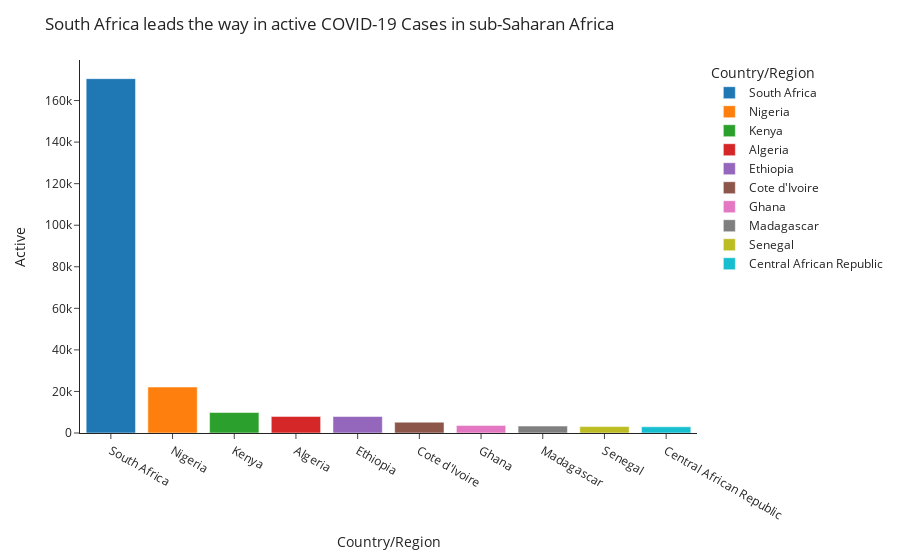

Source (notebook cell):
### Markdown cell above
The first case of COVID-19 in sub-Saharan Africa was identified in Nigeria on 27 February 2020 (L Nordling 2020). This occurred just weeks after the World Health Organization had declared the outbreak a "public health emergency of international concern". Within 3 months the virus had spread to the majority of African countries. The first few cases on the African continent were linked to travellers who had recently returned from Europe (L Nordling 2020). 

Scientists and health professionals on the African continent quickly became concerned about how countries in sub-Saharan Africa would respond to a pandemic of the nature of COVID-19. A number of reasons were cited as causes for concern: 

1. Poverty: a high number of the population of sub-Saharan Africa live in absolute poverty. Added to this is the fact that three-quarters of the population is inadequately housed and living in overcrowded conditions with unimproved water supplies and sanitation (COVID-19 in Sub-Saharan Africa 2021).
2. Weak Health Systems: another major concern was the issue of investment in healthcare around the region. Governments had not made enough investments in their health systems (COVID-19 in Sub-Saharan Africa 2021).
3. Burden of Underlying Disease: diseases such as TB and HIV are much higher across sub-Saharan Africa than in other parts of the world. These diseases weaken immunity and hence make people more susceptible to viruses such as COVID-19 among other things (COVID-19 in Sub-Saharan Africa 2021).

On 5 March, 2020 South Africa confirmed it's first suspected case of COVID-19 in the country (Wiysonge 2020). The case was quickly linked to a traveller who had returned from Italy with his wife. Within a week of the outbreak in the country, 17 cases had been confirmed. This emphasised the speed with which the virus spreads, not only in South Africa but globally as a whole (Wiysonge 2020). 

South Africa quickly overtook the rest of sub-Saharan Africa in terms of the number of active cases in the country. This is inspite of a "hard lockdown" being imposed in the country from midnight of 26 March 2020. The hard lockdown was imposed to let the country's health system prepare for the oncoming wave of COVID-19 cases and to save as many lives as possible. The second reason was especially important because the country has a relatively high population of people living with HIV/AIDS (L Nordling 2020).

### Code cell
top_ten_active_africa = africa.sort_values(by=["Active"], ascending=False)
fig = px.bar(top_ten_active_africa.head(10), x="Country/Region", y="Active", hover_name="Country/Region", color="Country/Region", template="simple_white")
fig.update_layout(
    height=400,
    title_text="South Africa leads the way in active COVID-19 Cases in sub-Saharan Africa")
fig.update_xaxes(showticklabels=True)
fig.show()

### Figure 1 — Plotly figure (JSON) as saved in the notebook; plotly's stock layout.template omitted (floating-point values rounded to 4 significant figures)
{"data": [{"alignmentgroup": "True", "hovertemplate": "<b>%{hovertext}</b><br><br>Country/Region=%{x}<br>Active=%{y}<extra></extra>", "hovertext": ["South Africa"], "legendgroup": "South Africa", "marker": {"color": "#1F77B4", "pattern": {"shape": ""}}, "name": "South Africa", "offsetgroup": "South Africa", "orientation": "v", "showlegend": true, "textposition": "auto", "type": "bar", "x": ["South Africa"], "xaxis": "x", "y": [170537], "yaxis": "y"}, {"alignmentgroup": "True", "hovertemplate": "<b>%{hovertext}</b><br><br>Country/Region=%{x}<br>Active=%{y}<extra></extra>", "hovertext": ["Nigeria"], "legendgroup": "Nigeria", "marker": {"color": "#FF7F0E", "pattern": {"shape": ""}}, "name": "Nigeria", "offsetgroup": "Nigeria", "orientation": "v", "showlegend": true, "textposition": "auto", "type": "bar", "x": ["Nigeria"], "xaxis": "x", "y": [22117], "yaxis": "y"}, {"alignmentgroup": "True", "hovertemplate": "<b>%{hovertext}</b><br><br>Country/Region=%{x}<br>Active=%{y}<extra></extra>", "hovertext": ["Kenya"], "legendgroup": "Kenya", "marker": {"color": "#2CA02C", "pattern": {"shape": ""}}, "name": "Kenya", "offsetgroup": "Kenya", "orientation": "v", "showlegend": true, "textposition": "auto", "type": "bar", "x": ["Kenya"], "xaxis": "x", "y": [9857], "yaxis": "y"}, {"alignmentgroup": "True", "hovertemplate": "<b>%{hovertext}</b><br><br>Country/Region=%{x}<br>Active=%{y}<extra></extra>", "hovertext": ["Algeria"], "legendgroup": "Algeria", "marker": {"color": "#D62728", "pattern": {"shape": ""}}, "name": "Algeria", "offsetgroup": "Algeria", "orientation": "v", "showlegend": true, "textposition": "auto", "type": "bar", "x": ["Algeria"], "xaxis": "x", "y": [7973], "yaxis": "y"}, {"alignmentgroup": "True", "hovertemplate": "<b>%{hovertext}</b><br><br>Country/Region=%{x}<br>Active=%{y}<extra></extra>", "hovertext": ["Ethiopia"], "legendgroup": "Ethiopia", "marker": {"color": "#9467BD", "pattern": {"shape": ""}}, "name": "Ethiopia", "offsetgroup": "Ethiopia", "orientation": "v", "showlegend": true, "textposition": "auto", "type": "bar", "x": ["Ethiopia"], "xaxis": "x", "y": [7933], "yaxis": "y"}, {"alignmentgroup": "True", "hovertemplate": "<b>%{hovertext}</b><br><br>Country/Region=%{x}<br>Active=%{y}<extra></extra>", "hovertext": ["Cote d'Ivoire"], "legendgroup": "Cote d'Ivoire", "marker": {"color": "#8C564B", "pattern": {"shape": ""}}, "name": "Cote d'Ivoire", "offsetgroup": "Cote d'Ivoire", "orientation": "v", "showlegend": true, "textposition": "auto", "type": "bar", "x": ["Cote d'Ivoire"], "xaxis": "x", "y": [5198], "yaxis": "y"}, {"alignmentgroup": "True", "hovertemplate": "<b>%{hovertext}</b><br><br>Country/Region=%{x}<br>Active=%{y}<extra></extra>", "hovertext": ["Ghana"], "legendgroup": "Ghana", "marker": {"color": "#E377C2", "pattern": {"shape": ""}}, "name": "Ghana", "offsetgroup": "Ghana", "orientation": "v", "showlegend": true, "textposition": "auto", "type": "bar", "x": ["Ghana"], "xaxis": "x", "y": [3655], "yaxis": "y"}, {"alignmentgroup": "True", "hovertemplate": "<b>%{hovertext}</b><br><br>Country/Region=%{x}<br>Active=%{y}<extra></extra>", "hovertext": ["Madagascar"], "legendgroup": "Madagascar", "marker": {"color": "#7F7F7F", "pattern": {"shape": ""}}, "name": "Madagascar", "offsetgroup": "Madagascar", "orientation": "v", "showlegend": true, "textposition": "auto", "type": "bar", "x": ["Madagascar"], "xaxis": "x", "y": [3339], "yaxis": "y"}, {"alignmentgroup": "True", "hovertemplate": "<b>%{hovertext}</b><br><br>Country/Region=%{x}<br>Active=%{y}<extra></extra>", "hovertext": ["Senegal"], "legendgroup": "Senegal", "marker": {"color": "#BCBD22", "pattern": {"shape": ""}}, "name": "Senegal", "offsetgroup": "Senegal", "orientation": "v", "showlegend": true, "textposition": "auto", "type": "bar", "x": ["Senegal"], "xaxis": "x", "y": [3093], "yaxis": "y"}, {"alignmentgroup": "True", "hovertemplate": "<b>%{hovertext}</b><br><br>Country/Region=%{x}<br>Active=%{y}<extra></extra>", "hovertext": ["Central African Republic"], "legendgroup": "Central African Republic", "marker": {"color": "#17BECF", "pattern": {"shape": ""}}, "name": "Central African Republic", "offsetgroup": "Central African Republic", "orientation": "v", "showlegend": true, "textposition": "auto", "type": "bar", "x": ["Central African Republic"], "xaxis": "x", "y": [2994], "yaxis": "y"}], "layout": {"autosize": true, "barmode": "relative", "legend": {"title": {"text": "Country/Region"}, "tracegroupgap": 0}, "margin": {"t": 60}, "title": {"text": "South Africa leads the way in active COVID-19 Cases in sub-Saharan Africa"}, "xaxis": {"anchor": "y", "autorange": true, "categoryarray": ["South Africa", "Nigeria", "Kenya", "Algeria", "Ethiopia", "Cote d'Ivoire", "Ghana", "Madagascar", "Senegal", "Central African Republic"], "categoryorder": "array", "domain": [0, 1], "range": [-0.5, 9.5], "showticklabels": true, "title": {"text": "Country/Region"}, "type": "category"}, "yaxis": {"anchor": "x", "autorange": true, "domain": [0, 1], "range": [0, 179500.0], "title": {"text": "Active"}, "type": "linear"}}}
